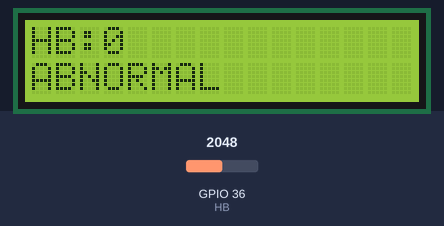
A sketch run on a simulated ESP32. On the bench: 16×2 character LCD. Inputs (shaded band) come from the test bench; at power-on: GPIO 36 (HB) = 2048. What the sketch prints to the serial monitor is not drawn.

Above: at 1.2 s.
1.3 s: GPIO 36 (HB) set to 1057
At 3.9 s:
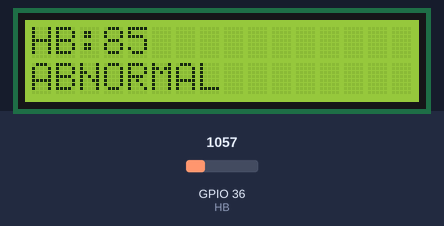
4.5 s: GPIO 36 (HB) set to 952
At 5.2 s:
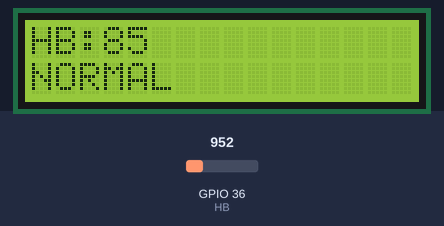
7.5 s: GPIO 36 (HB) set to 2
At 10.1 s:
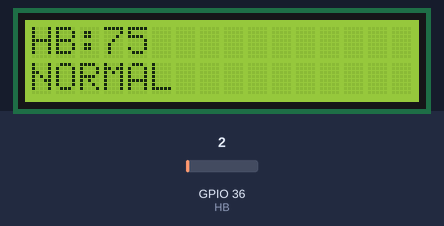
10.5 s: GPIO 36 (HB) set to 0
At 11.4 s:
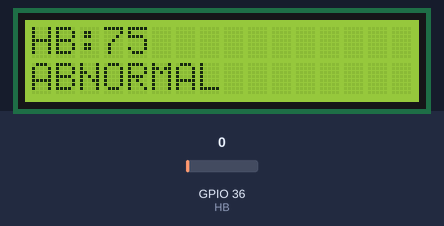
Timing chart, 0 to 13.5 s (numbered marks = the images above; inputs shaded):
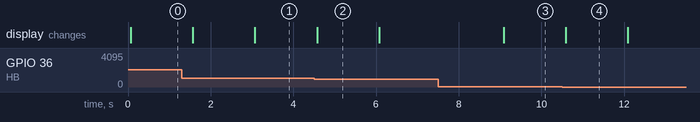

Measured:
- the behaviour switches between 1001 and 1000 on GPIO 36 (HB) (found by bisection; images 1 and 2)
- the behaviour switches between 1 and 0 on GPIO 36 (HB) (found by bisection; images 3 and 4)
- after the input at 1.3 s, the display: first differs from a run without the input after 1.8 s (image 1)
- after the input at 4.5 s, the display: changes after 0.08 s (image 2)
- after the input at 7.5 s, the display: changes after 1.6 s (image 3)
- after the input at 10.5 s, the display: changes after 0.09 s (image 4)
- what the display in image 2 shows lasts 1.5 s, from 4.6 s to 6.1 s

The sketch:

HB_FINAL.ino
```cpp
#include <LiquidCrystal.h>
const int rs = 5, en = 18, d4 = 19, d5 = 21, d6 = 22, d7 = 23;
LiquidCrystal lcd(rs, en, d4, d5, d6, d7);

const int HB = 36;
int H;
int H1;
int count;


void setup()
{
  lcd.begin(16, 2);
  pinMode(HB,INPUT);
   Serial.begin(9600);
}


void loop()
 {
  H=analogRead(HB);
  Serial.println(H);

  lcd.setCursor(0, 0);
  lcd.print("HB:");
  lcd.print(H1);
  lcd.print("   ");

  if(H==4095)
  {
    H1=0;
  }

  else
  {
    count=count+2;

    if(H==0)
    {
      H1=69+count;
    }
    else if ((H>0) && (H<=500))
    {
     H1=75;
    }

     else if ((H>500) && (H<=1000))
    {
     H1=80;
    }

     else if ((H>1000) && (H<=1500))
    {
     H1=85;
    }

     else if ((H>1500) && (H<=2000))
    {
     H1=90;
    }

     else if ((H>2000) && (H<=3000))
    {
     H1=95;
    }

    else if ((H>3000) && (H<=3500))
    {
     H1=99;
    }

    else if(H>3500)
    {
     H1=0;
    }
  }

    if (H1>99)
    {
      H1=0;
    }
    if(H1>=85)
    {
      lcd.setCursor(0,1);
      lcd.print("ABNORMAL");
      lcd.print("         ");
      delay(500);
    }
    else if(H1<85)
    {
      lcd.setCursor(0,1);
      lcd.print("NORMAL");
      lcd.print("         ");
      delay(500);
    }

  delay(1000);
}
```
